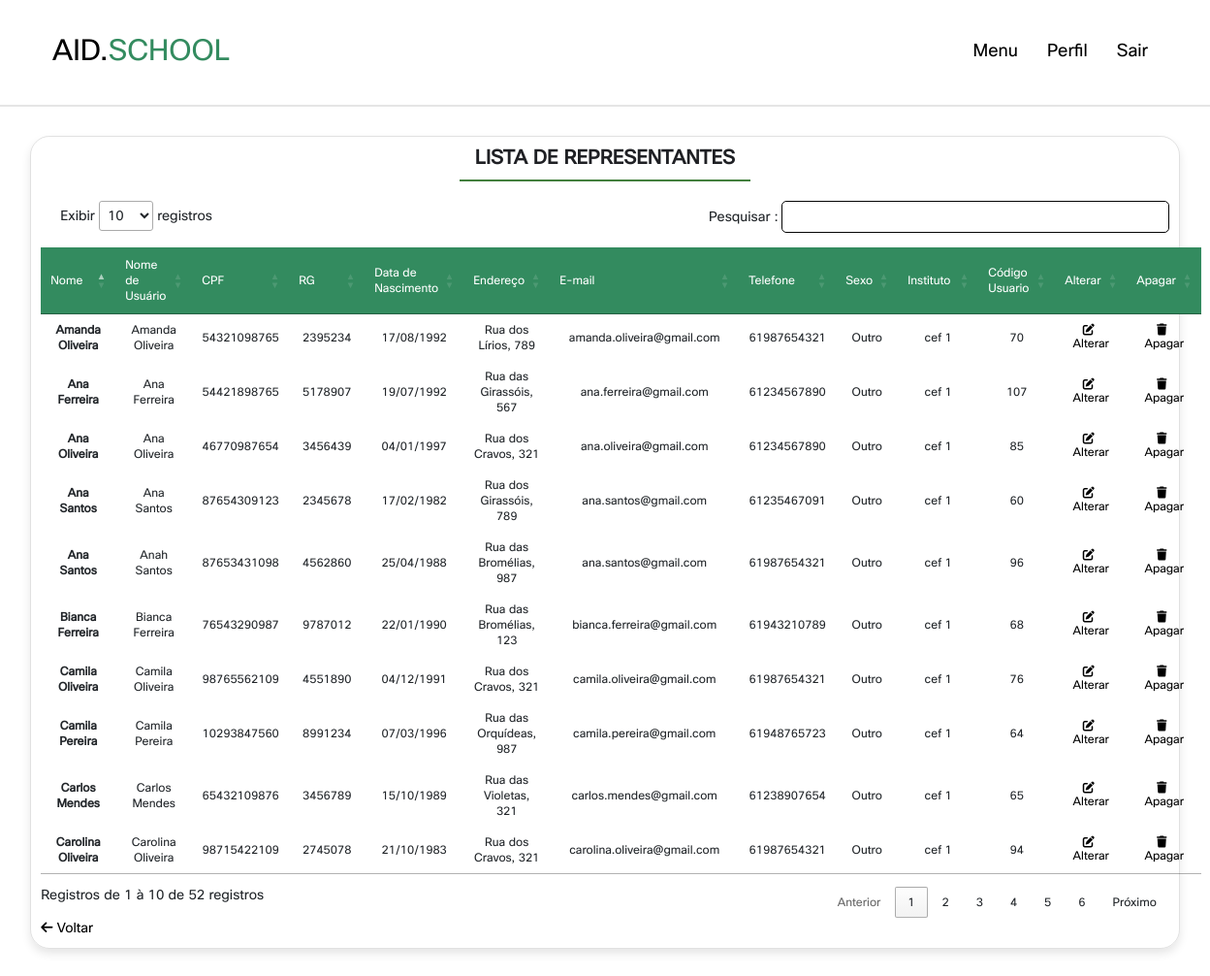
The app's page /VIEW/ListarRepresentante.php (signed in) with its own data.
### tables this page shows
CREATE TABLE IF NOT EXISTS `representante` (
  `idrepresentante` INT(11) NOT NULL AUTO_INCREMENT,
  `nomerep` VARCHAR(60) NOT NULL,
  `cpfrep` VARCHAR(60) NOT NULL,
  `rgrep` VARCHAR(60) NOT NULL,
  `dtnascrep` DATE NOT NULL,
  `enderecorep` VARCHAR(60) NOT NULL,
  `emailrep` VARCHAR(60) NOT NULL,
  `telefonerep` VARCHAR(60) NOT NULL,
  `sexo` VARCHAR(60) NOT NULL,
  `idinstituto` INT(10) NOT NULL,
  `idusuario` INT(10) NOT NULL,
  PRIMARY KEY (`idrepresentante`),
  UNIQUE INDEX `matricula_UNIQUE` (`idrepresentante` ASC),
  UNIQUE INDEX `RG_UNIQUE` (`rgrep` ASC),
  UNIQUE INDEX `CPF_UNIQUE` (`cpfrep` ASC),
  INDEX `fk_representante_Instituto1_idx` (`idinstituto` ASC),
  INDEX `fk_representante_usuario1_idx` (`idusuario` ASC),
  CONSTRAINT `fk_representante_Instituto1`
    FOREIGN KEY (`idinstituto`)
    REFERENCES `instituto` (`idinstituto`)
    ON DELETE CASCADE
    ON UPDATE CASCADE,
  CONSTRAINT `fk_representante_usuario1`
    FOREIGN KEY (`idusuario`)
    REFERENCES `usuario` (`idusuario`)
    ON DELETE CASCADE
    ON UPDATE CASCADE);

CREATE TABLE IF NOT EXISTS `usuario` (
  `idusuario` INT(10) NOT NULL AUTO_INCREMENT,
  `login` VARCHAR(60) NOT NULL,
  `senha` VARCHAR(60) NOT NULL,
  `idperfil` INT(10) NOT NULL,
  PRIMARY KEY (`idusuario`),
  UNIQUE INDEX `login_UNIQUE` (`login` ASC),
  INDEX `fk_usuario_perfil1_idx` (`idperfil` ASC),
  CONSTRAINT `fk_usuario_perfil1`
    FOREIGN KEY (`idperfil`)
    REFERENCES `perfil` (`idperfil`)
    ON DELETE CASCADE
    ON UPDATE CASCADE);

CREATE TABLE IF NOT EXISTS `instituto` (
  `idinstituto` INT(10) NOT NULL AUTO_INCREMENT,
  `nomeinstituto` VARCHAR(60) NOT NULL,
  `emailinstituto` VARCHAR(60) NOT NULL,
  `telefoneinstituto` VARCHAR(60) NOT NULL,
  `enderecoinstituto` VARCHAR(60) NOT NULL,
  PRIMARY KEY (`idinstituto`));

### DAO/CONEXAO/CONEXAO.php (called while the page is built)
<?php
abstract class CONEXAO {
    private static $instance;
    public static function getInstance() {
        try {
            if (!isset(self::$instance)) {
                self::$instance = new PDO("mysql:host=localhost;dbname=dbdoar;charset=UTF8", "root", "");
                self::$instance->setAttribute(PDO::ATTR_ERRMODE, PDO::ERRMODE_EXCEPTION);
            }
            return self::$instance;
        } catch (PDOException $exc) {
            echo "Erro ao conectar o banco de dados :" . $exc->getMessage();
        }
    }
}
?>

### DAO/RepresentanteDAO.php (called while the page is built, shortened)
<?php
require_once 'CONEXAO/CONEXAO.php';
class RepresentanteDAO {
    public $pdo = null;
    public function __construct() {
        $this->pdo = Conexao::getInstance();
    }
    public function Pesquisar2() {
        try {
            $sql = "SELECT *, date_format(dtnascrep, '%d/%m/%Y') AS dataformatada,
                CASE WHEN sexo = 1 THEN 'Masculino'
           WHEN sexo = 2 THEN 'Feminino'
           ELSE 'Outro'
       END AS SEXOCORRIGIDO
FROM representante AS r
INNER JOIN usuario AS u ON r.idusuario = u.idusuario
INNER JOIN instituto AS i ON r.idinstituto = i.idinstituto;";
            $execucao = $this->pdo->prepare($sql);
            $execucao->execute();
            $pesquisa = $execucao->fetchALL(PDO::FETCH_ASSOC);
            return $pesquisa;
        } catch (PDOException $exc) {
            echo $exc->getMessage();
        }
    }
}

### VIEW/ListarRepresentante.php (the view, shortened to what this page needs)
<?php
require_once '../DAO/RepresentanteDAO.php';
$RepresentanteDAO = new RepresentanteDAO;
$Pesquisa = $RepresentanteDAO->Pesquisar2();
?>
<!DOCTYPE html>
<html>
<head>
    <link rel="stylesheet" href="https://cdnjs.cloudflare.com/ajax/libs/font-awesome/6.0.0/css/all.min.css">
    <link rel="stylesheet" href="https://cdnjs.cloudflare.com/ajax/libs/bootstrap/4.6.1/css/bootstrap.min.css">
    <link rel="stylesheet" href="../CSS/lista.css">
    <link rel="stylesheet" href="../CSS/NavbarperfilAdm.css">
    <link rel="stylesheet" type="text/css" href="//cdn.datatables.net/1.10.7/css/jquery.dataTables.css">
</head>
<body>
    <?php
    include '../VIEW/NavbarperfilAdm.php';
    ?>
    <div class="containerlistar">
        <h1 class="heading">Lista de Representantes </h1>
        <table id='dataTable'>
            <thead>
                <tr>
                    <td>Nome</td>
                    <td>Nome de Usuário</td>
                    <td>CPF</td>
                    <td>RG</td>
                    <td>Data de Nascimento</td>
                    <td>Endereço</td>
                    <td>E-mail</td>
                    <td>Telefone</td>
                    <td>Sexo</td>
                    <td>Instituto</td>
                    <td>Código Usuario</td>
                    <td>Alterar</td>
                    <td>Apagar</td>
                </tr>
            </thead>
            <tbody>
                <?php
                foreach ($Pesquisa as $P) {
                    echo "<tr>";
                    echo "<td>{$P["nomerep"]}</td>";
                    echo "<td>{$P["login"]}</td>";
                    echo "<td>{$P["cpfrep"]}</td>";
                    echo "<td>{$P["rgrep"]}</td>";
                    echo "<td>{$P["dataformatada"]}</td>";
                    echo "<td>{$P["enderecorep"]}</td>";
                    echo "<td>{$P["emailrep"]}</td>";
                    echo "<td>{$P["telefonerep"]}</td>";
                    echo "<td>{$P["SEXOCORRIGIDO"]}</td>";
                    echo "<td>{$P["nomeinstituto"]}</td>";
                    echo "<td>{$P["idusuario"]}</td>";
                    echo "<td><a href='../VIEW/formAlterarRepresentante.php?id={$P["idrepresentante"]}'><i class='fas fa-edit'></i> Alterar</a></td>";
                    echo "<td><a href='../CONTROLLER/ApagarRepresentante.php?id={$P["idrepresentante"]}'  onclick='return confirmarApagar(event)'><i class='fas fa-trash'></i> Apagar</a></td>";
                    echo "</tr>";
                }
                ?>
            </tbody>
        </table>
        <a href="InicioAdm.php" class="left-button">
            <i class="fas fa-arrow-left"></i> Voltar
        </a>
    </div>
</body>
</html>

### CSS/lista.css (style rules this page uses)
:root { --COR1:#43803E; --COR2:#6BCC62; --COR3:#145a0e; --COR4:#338b5f; --COR7:#1F2024; --font-Opensans: Open Sans, sans-serif; --font-Cisco-bold: font-CiscoSans; --font-Cisco-regular: font-CiscoSans2; --border:.2rem solid rgba(0,0,0,.1); --box-shadow:0 .5rem 1rem rgba(0,0,0,.1); }
.heading { text-align: center; font-size: 2rem; color: var(--COR7); text-transform: uppercase; font-weight: bolder; margin-bottom: rem; }
.heading::after { content: ""; display: block; width: 300px; height: 2px; background-color: var(--COR1); margin: 0 auto; margin-top: 10px; margin-bottom: 0px; }
a.left-button { text-decoration: none; color:black; }
.containerlistar { width: 95%; font-size: 14px; margin: 140 auto; padding: 10px; border: 1px solid #0000001e; border-collapse: collapse; border-radius: 20px; box-shadow:var(--box-shadow) ; }
table { width: 80%; margin-top: 0px; text-align: center; font-size: 12px; }
thead { background-color: var(--COR4); color:white; }
tbody td { padding: 10px; }
tbody td:first-child { font-weight: bold; border-collapse: collapse; }
tbody a { text-decoration: none; color: #000000; }
tbody i { margin-right: 5px; }

### CSS/NavbarperfilAdm.css (style rules this page uses)
:root { --COR1:#43803E; --COR2:#6BCC62; --COR3:#145a0e; --COR4:#338b5f; --COR7:#1F2024; --COR8:#ffffff; --COR10:#e7e7e7; --COR11:#024059; --COR12:#026873; --COR13:#0CABA8; --COR14:#015958; --COR15:#F28157; --COR16:#DB8244; --COR17:#FF9A75; --COR18:#BF6545; --font-Opensans: Open Sans, sans-serif; --font-Cisco-bold: font-CiscoSans; --font-Cisco-regular: font-CiscoSans2; --border:.2rem solid rgba(0,0,0,.1); --box-shadow:0 .5rem 1rem rgba(0,0,0,.1); }
* { font-family: var(--font-Cisco-regular); margin:0; padding:0; box-sizing: border-box; outline: none; border:none; text-decoration: none !important; }
html { font-size: 62.5%; }

### records on screen
representante: nomerep "Ana Santos", idusuario.login "Ana Santos", cpfrep "87654309123", rgrep "2345678", dataformatada "17/02/1982", enderecorep "Rua dos Girassóis, 789", emailrep "ana.santos@gmail.com", telefonerep "61235467091", SEXOCORRIGIDO "Outro", idinstituto.nomeinstituto "cef 1", idusuario.idusuario "60"
representante: nomerep "Camila Pereira", idusuario.login "Camila Pereira", cpfrep "10293847560", rgrep "8991234", dataformatada "07/03/1996", enderecorep "Rua das Orquídeas, 987", emailrep "camila.pereira@gmail.com", telefonerep "61948765723", SEXOCORRIGIDO "Outro", idinstituto.nomeinstituto "cef 1", idusuario.idusuario "64"
representante: nomerep "Carlos Mendes", idusuario.login "Carlos Mendes", cpfrep "65432109876", rgrep "3456789", dataformatada "15/10/1989", enderecorep "Rua das Violetas, 321", emailrep "carlos.mendes@gmail.com", telefonerep "61238907654", SEXOCORRIGIDO "Outro", idinstituto.nomeinstituto "cef 1", idusuario.idusuario "65"
representante: nomerep "Bianca Ferreira", idusuario.login "Bianca Ferreira", cpfrep "76543290987", rgrep "9787012", dataformatada "22/01/1990", enderecorep "Rua das Bromélias, 123", emailrep "bianca.ferreira@gmail.com", telefonerep "61943210789", SEXOCORRIGIDO "Outro", idinstituto.nomeinstituto "cef 1", idusuario.idusuario "68"
representante: nomerep "Amanda Oliveira", idusuario.login "Amanda Oliveira", cpfrep "54321098765", rgrep "2395234", dataformatada "17/08/1992", enderecorep "Rua dos Lírios, 789", emailrep "amanda.oliveira@gmail.com", telefonerep "61987654321", SEXOCORRIGIDO "Outro", idinstituto.nomeinstituto "cef 1", idusuario.idusuario "70"
representante: nomerep "Camila Oliveira", idusuario.login "Camila Oliveira", cpfrep "98765562109", rgrep "4551890", dataformatada "04/12/1991", enderecorep "Rua dos Cravos, 321", emailrep "camila.oliveira@gmail.com", telefonerep "61987654321", SEXOCORRIGIDO "Outro", idinstituto.nomeinstituto "cef 1", idusuario.idusuario "76"
representante: nomerep "Ana Oliveira", idusuario.login "Ana Oliveira", cpfrep "46770987654", rgrep "3456439", dataformatada "04/01/1997", enderecorep "Rua dos Cravos, 321", emailrep "ana.oliveira@gmail.com", telefonerep "61234567890", SEXOCORRIGIDO "Outro", idinstituto.nomeinstituto "cef 1", idusuario.idusuario "85"
representante: nomerep "Carolina Oliveira", idusuario.login "Carolina Oliveira", cpfrep "98715422109", rgrep "2745078", dataformatada "21/10/1983", enderecorep "Rua dos Cravos, 321", emailrep "carolina.oliveira@gmail.com", telefonerep "61987654321", SEXOCORRIGIDO "Outro", idinstituto.nomeinstituto "cef 1", idusuario.idusuario "94"
representante: nomerep "Ana Santos", idusuario.login "Anah Santos", cpfrep "87653431098", rgrep "4562860", dataformatada "25/04/1988", enderecorep "Rua das Bromélias, 987", emailrep "ana.santos@gmail.com", telefonerep "61987654321", SEXOCORRIGIDO "Outro", idinstituto.nomeinstituto "cef 1", idusuario.idusuario "96"
representante: nomerep "Ana Ferreira", idusuario.login "Ana Ferreira", cpfrep "54421898765", rgrep "5178907", dataformatada "19/07/1992", enderecorep "Rua das Girassóis, 567", emailrep "ana.ferreira@gmail.com", telefonerep "61234567890", SEXOCORRIGIDO "Outro", idinstituto.nomeinstituto "cef 1", idusuario.idusuario "107"
